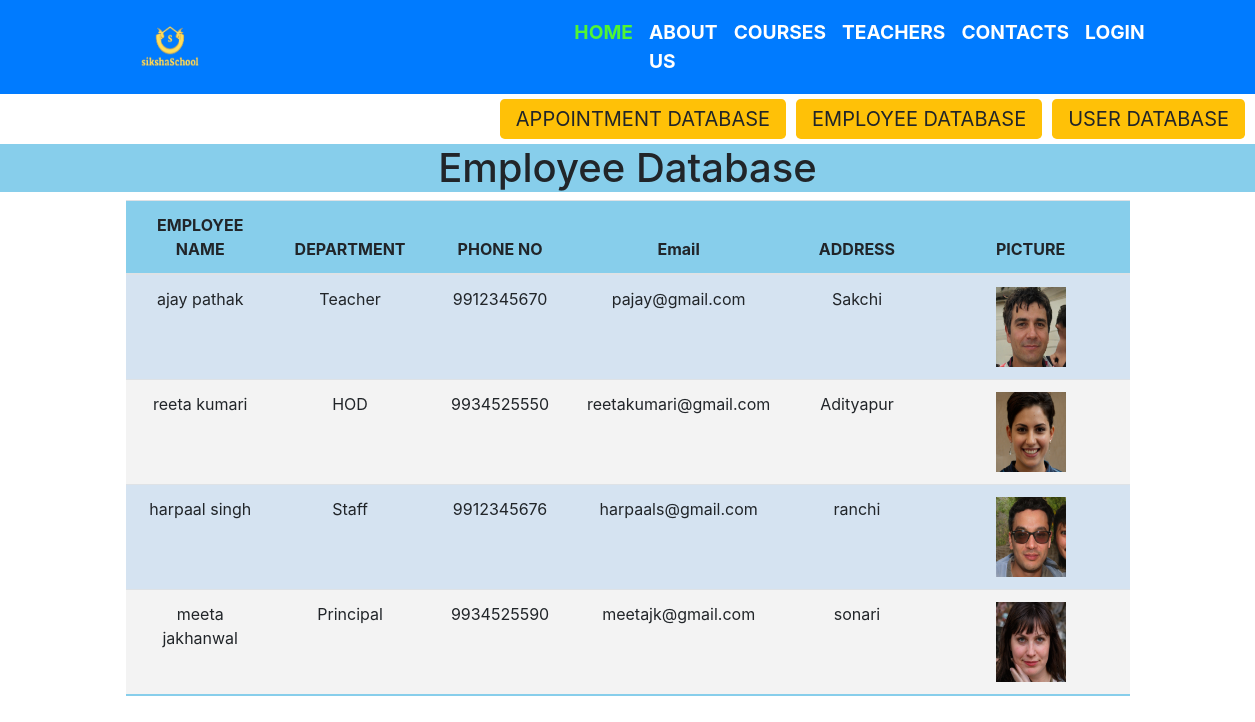
Page /allempdata.php on the committed database.
### tables this page shows
CREATE TABLE `emp` (
  `sno` int(4) NOT NULL,
  `empname` varchar(50) NOT NULL,
  `dep` varchar(50) NOT NULL,
  `type` int(11) NOT NULL,
  `email` varchar(50) NOT NULL,
  `phone` varchar(10) NOT NULL,
  `address` varchar(50) NOT NULL,
  `pic` varchar(50) NOT NULL
);

### allempdata.php (the view, shortened to what this page needs)
<?php
include 'nav.php';
require_once 'database.php';
?>
<!DOCTYPE html>
<html lang="en">
<head>
</head>
<div class="top">
    <div>
        <a class="btn-lg btn-warning app" href="alluserdata.php">USER DATABASE</a>
    </div>
    <div>
        <a class="btn-lg btn-warning app" href="allempdata.php">EMPLOYEE DATABASE</a>
    </div>
    <div>
        <a class="btn-lg btn-warning app" href="allappdata.php">APPOINTMENT DATABASE</a>
    </div>
</div>
<body>
<?php
$q = "SELECT * FROM `emp` ";
$row = mysqli_query($conn, $q);
?>
<div class="hdiv">
    <strong>
        <h1 class="heading"> Employee Database</h1>
    </strong>
</div>
<div class="tablediv table-responsive ">
    <table class="table" style="border-collapse:collapse;">
        <thead>
            <tr>
                <th width="15%">EMPLOYEE NAME</th>
                <th width="15%">DEPARTMENT</th>
                <th width="15%">PHONE NO</th>
                <th width="15%">Email</th>
                <th width="15%">ADDRESS</th>
                <th width="20%">PICTURE</th>
            </tr>
        </thead>
        <tbody class="tbody">
            <?php
            while ($r = mysqli_fetch_array($row)) {
            ?>
                <tr>
                    <td><?php echo $r['empname'] ?></td>
                    <td><?php echo $r['dep'] ?></td>
                    <td><?php echo $r['phone'] ?></td>
                    <td><?php echo $r['email'] ?></td>
                    <td><?php echo $r['address'] ?></td>
                    <td><img src="imgdata/<?php echo $r['pic']; ?>" style="width:70px;height:80px;"></td>
                </tr>
            <?php
            }
            ?>
        </tbody>
    </table>
</div>
</body>
</html>

### allempdata.php (style rules this page uses)
.tbody { background: #d5e3f1; }
.table thead { background-color: skyblue; }
.table thead tr { text-align: center; }
.tbody tr { text-align: center; padding: auto; border-bottom: 1px solid #dddddd; }
.table tbody tr:nth-of-type(even) { background-color: #f3f3f3; }
.table tbody tr:last-of-type { border-bottom: 2px solid skyblue; }
.tablediv { width: 100%; padding-left: 10%; padding-right: 10%; }
.hdiv { margin-top: 50px; }
.heading { text-align: center; width: 100%; background: skyblue; }
.top { text-align: right; }
.top div { float: right; margin-top: 10px; margin-right: 10px; }

### rows in the picture
emp: empname "ajay pathak", dep "Teacher", phone "9912345670", email "pajay@gmail.com", address "Sakchi", pic (picture)
emp: empname "reeta kumari", dep "HOD", phone "9934525550", email "reetakumari@gmail.com", address "Adityapur", pic (picture)
emp: empname "harpaal singh", dep "Staff", phone "9912345676", email "harpaals@gmail.com", address "ranchi", pic (picture)
emp: empname "meeta jakhanwal", dep "Principal", phone "9934525590", email "meetajk@gmail.com", address "sonari", pic (picture)
